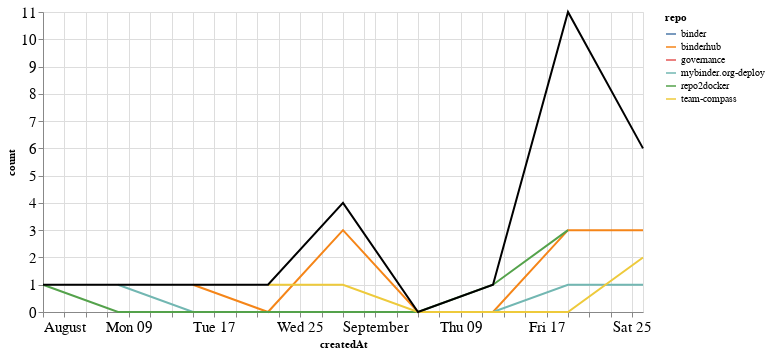

Notebook code cell kept with this figure:
### Markdown cell above
### Comments

### Code cell
comments_time = comments.groupby('repo').resample('W', on='createdAt').count()['author'].reset_index()
comments_time = comments_time.rename(columns={'author': 'count'})
comments_time_total = comments_time.groupby('createdAt').agg({"count": "sum"}).reset_index()
ch1 = alt.Chart(comments_time, width=600).mark_line().encode(
    x='createdAt',
    y='count',
    color='repo',
    tooltip="repo"
)

ch2 = alt.Chart(comments_time_total, width=600).mark_line(color="black").encode(
    x='createdAt',
    y='count',
)

ch1 + ch2

### Figure 1 — Vega-Lite specification as saved in the notebook (floating-point values rounded to 4 significant figures)
{"config": {"axisLeft": {"labelFontSize": 15}, "axisBottom": {"labelFontSize": 15}}, "layer": [{"data": {"name": "data-5b36ecf2a1859029cd6c21a93b3807e9"}, "mark": "line", "encoding": {"color": {"type": "nominal", "field": "repo"}, "tooltip": {"type": "nominal", "field": "repo"}, "x": {"type": "temporal", "field": "createdAt"}, "y": {"type": "quantitative", "field": "count"}}, "width": 600}, {"data": {"name": "data-cf5739efbb97ea8ab2c660c3a08b60c2"}, "mark": {"type": "line", "color": "black"}, "encoding": {"x": {"type": "temporal", "field": "createdAt"}, "y": {"type": "quantitative", "field": "count"}}, "width": 600}], "$schema": "https://vega.github.io/schema/vega-lite/v4.8.1.json", "datasets": {"data-5b36ecf2a1859029cd6c21a93b3807e9": [{"repo": "binder", "createdAt": "2021-09-19T00:00:00", "count": 3}, {"repo": "binderhub", "createdAt": "2021-08-15T00:00:00", "count": 1}, {"repo": "binderhub", "createdAt": "2021-08-22T00:00:00", "count": 0}, {"repo": "binderhub", "createdAt": "2021-08-29T00:00:00", "count": 3}, {"repo": "binderhub", "createdAt": "2021-09-05T00:00:00", "count": 0}, {"repo": "binderhub", "createdAt": "2021-09-12T00:00:00", "count": 0}, {"repo": "binderhub", "createdAt": "2021-09-19T00:00:00", "count": 3}, {"repo": "binderhub", "createdAt": "2021-09-26T00:00:00", "count": 3}, {"repo": "governance", "createdAt": "2021-09-19T00:00:00", "count": 1}, {"repo": "mybinder.org-deploy", "createdAt": "2021-08-08T00:00:00", "count": 1}, {"repo": "mybinder.org-deploy", "createdAt": "2021-08-15T00:00:00", "count": 0}, {"repo": "mybinder.org-deploy", "createdAt": "2021-08-22T00:00:00", "count": 0}, {"repo": "mybinder.org-deploy", "createdAt": "2021-08-29T00:00:00", "count": 0}, {"repo": "mybinder.org-deploy", "createdAt": "2021-09-05T00:00:00", "count": 0}, {"repo": "mybinder.org-deploy", "createdAt": "2021-09-12T00:00:00", "count": 0}, {"repo": "mybinder.org-deploy", "createdAt": "2021-09-19T00:00:00", "count": 1}, {"repo": "mybinder.org-deploy", "createdAt": "2021-09-26T00:00:00", "count": 1}, {"repo": "repo2docker", "createdAt": "2021-08-01T00:00:00", "count": 1}, {"repo": "repo2docker", "createdAt": "2021-08-08T00:00:00", "count": 0}, {"repo": "repo2docker", "createdAt": "2021-08-15T00:00:00", "count": 0}, {"repo": "repo2docker", "createdAt": "2021-08-22T00:00:00", "count": 0}, {"repo": "repo2docker", "createdAt": "2021-08-29T00:00:00", "count": 0}, {"repo": "repo2docker", "createdAt": "2021-09-05T00:00:00", "count": 0}, {"repo": "repo2docker", "createdAt": "2021-09-12T00:00:00", "count": 1}, {"repo": "repo2docker", "createdAt": "2021-09-19T00:00:00", "count": 3}, {"repo": "team-compass", "createdAt": "2021-08-22T00:00:00", "count": 1}, {"repo": "team-compass", "createdAt": "2021-08-29T00:00:00", "count": 1}, {"repo": "team-compass", "createdAt": "2021-09-05T00:00:00", "count": 0}, {"repo": "team-compass", "createdAt": "2021-09-12T00:00:00", "count": 0}, {"repo": "team-compass", "createdAt": "2021-09-19T00:00:00", "count": 0}, {"repo": "team-compass", "createdAt": "2021-09-26T00:00:00", "count": 2}], "data-cf5739efbb97ea8ab2c660c3a08b60c2": [{"createdAt": "2021-08-01T00:00:00", "count": 1}, {"createdAt": "2021-08-08T00:00:00", "count": 1}, {"createdAt": "2021-08-15T00:00:00", "count": 1}, {"createdAt": "2021-08-22T00:00:00", "count": 1}, {"createdAt": "2021-08-29T00:00:00", "count": 4}, {"createdAt": "2021-09-05T00:00:00", "count": 0}, {"createdAt": "2021-09-12T00:00:00", "count": 1}, {"createdAt": "2021-09-19T00:00:00", "count": 11}, {"createdAt": "2021-09-26T00:00:00", "count": 6}]}}
